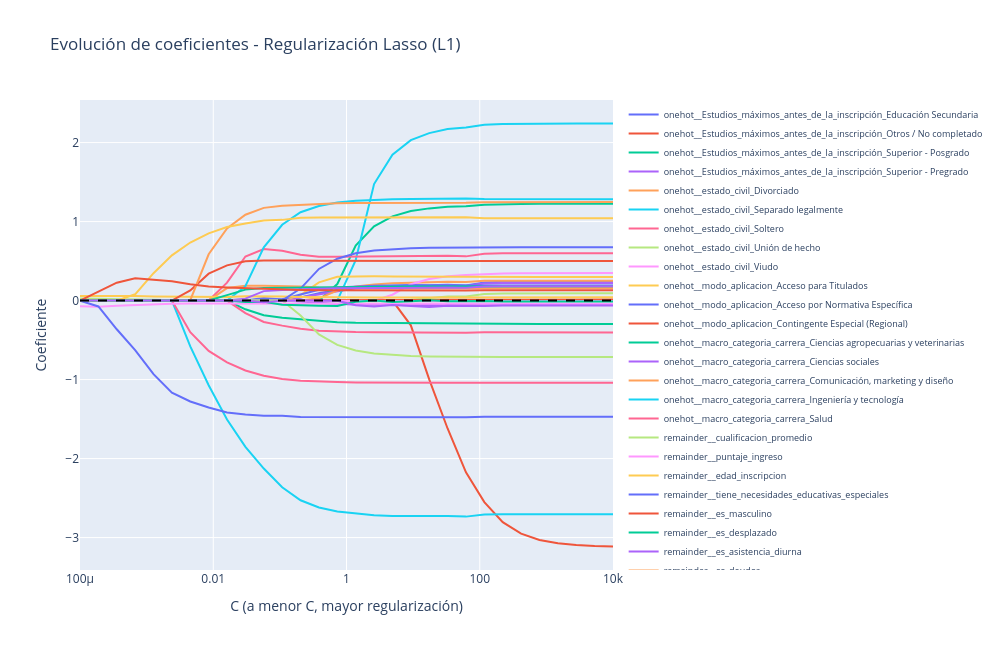
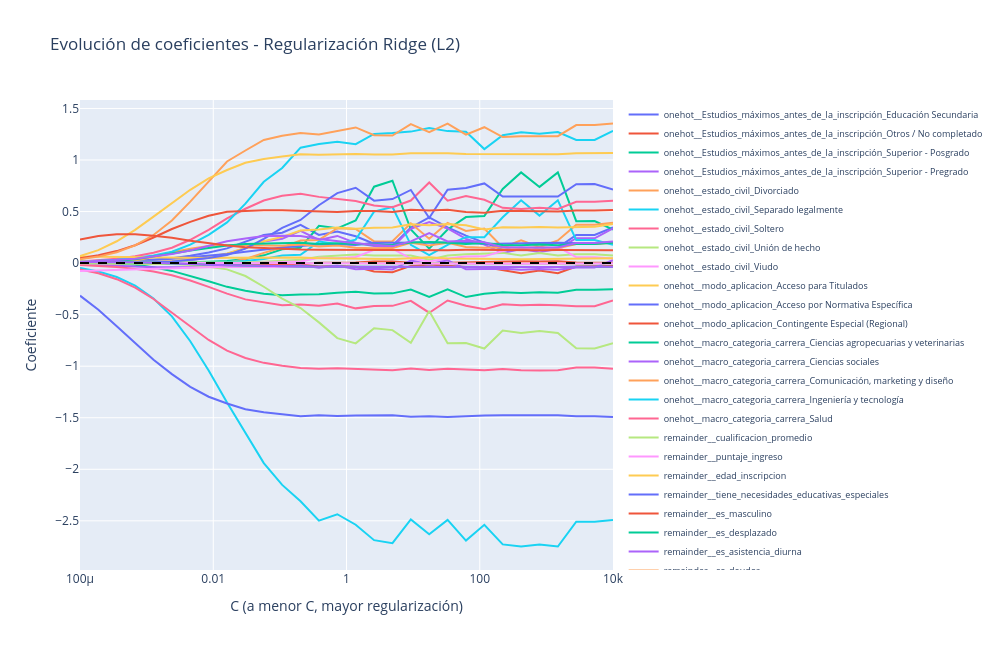

Notebook code cell kept with these figures, in order:
### Markdown cell above
# Regresión Logística
1. Curva de Complejidad - Lasso (L1)
2. Evolución de los coeficientes del modelo para diferentes niveles de complejidad
3. Coeficientes ordenados por impacto

### Code cell
# Evolución de los coeficientes para distintos niveles de regularización (Lasso L1 y Ridge L2)
preprocessor_fit = best_lr.named_steps["preprocessor"]
X_train_transformed = preprocessor_fit.transform(X_train)
feature_names = preprocessor_fit.get_feature_names_out()

# C es el inverso de la fuerza de regularización: valores chicos = más regularización
C_values = np.logspace(-4, 4, 30)

coefs_lasso = []
coefs_ridge = []

for C in C_values:
    modelo_l1 = LogisticRegression(penalty="l1", solver="liblinear", C=C, random_state=42, max_iter=1000)
    modelo_l1.fit(X_train_transformed, y_train_1d)
    coefs_lasso.append(modelo_l1.coef_[0])

    modelo_l2 = LogisticRegression(penalty="l2", solver="liblinear", C=C, random_state=42, max_iter=1000)
    modelo_l2.fit(X_train_transformed, y_train_1d)
    coefs_ridge.append(modelo_l2.coef_[0])

coefs_lasso = np.array(coefs_lasso)
coefs_ridge = np.array(coefs_ridge)

import plotly.graph_objects as go

# Gráfico Lasso (L1): variables que llegan a coeficiente 0 son las primeras candidatas a descartar
fig_lasso = go.Figure()
for i, nombre in enumerate(feature_names):
    fig_lasso.add_trace(go.Scatter(
        x=C_values, y=coefs_lasso[:, i],
        mode="lines", name=nombre,
        hovertemplate=f"{nombre}<br>C=%{{x:.4g}}<br>Coeficiente=%{{y:.4f}}<extra></extra>",
    ))
fig_lasso.add_hline(y=0, line_dash="dash", line_color="black")
fig_lasso.update_layout(
    title="Evolución de coeficientes - Regularización Lasso (L1)",
    xaxis_title="C (a menor C, mayor regularización)",
    yaxis_title="Coeficiente",
    xaxis_type="log",
    width=1000, height=650,
    legend=dict(font=dict(size=9)),
)
fig_lasso.show()

# Gráfico Ridge (L2): las variables se achican de forma continua sin llegar a 0, útil para ver estabilidad
fig_ridge = go.Figure()
for i, nombre in enumerate(feature_names):
    fig_ridge.add_trace(go.Scatter(
        x=C_values, y=coefs_ridge[:, i],
        mode="lines", name=nombre,
        hovertemplate=f"{nombre}<br>C=%{{x:.4g}}<br>Coeficiente=%{{y:.4f}}<extra></extra>",
    ))
fig_ridge.add_hline(y=0, line_dash="dash", line_color="black")
fig_ridge.update_layout(
    title="Evolución de coeficientes - Regularización Ridge (L2)",
    xaxis_title="C (a menor C, mayor regularización)",
    yaxis_title="Coeficiente",
    xaxis_type="log",
    width=1000, height=650,
    legend=dict(font=dict(size=9)),
)
fig_ridge.show()
